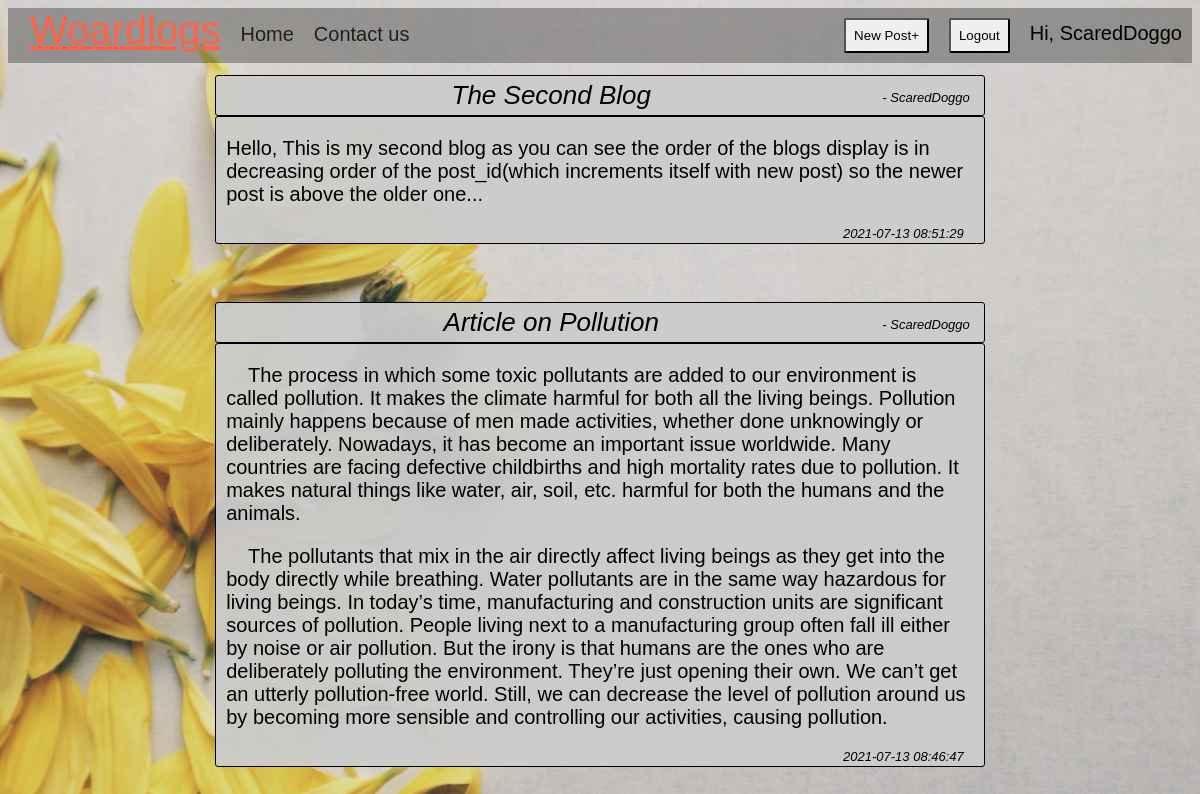
Screenshot of /index.php (signed in) with the database file from the repository.
### tables this page shows
CREATE TABLE `post` (
  `post_id` int(11) NOT NULL,
  `post_title` varchar(255) NOT NULL,
  `post_content` text NOT NULL,
  `post_author` varchar(40) NOT NULL,
  `post_time` timestamp NOT NULL DEFAULT current_timestamp()
);

### content_post.php (the view, shortened to what this page needs)
		<?php
			$sql = "SELECT * FROM post ORDER BY post_id DESC";
			$result = mysqli_query($conn, $sql);
			$num = mysqli_num_rows($result);
			$loopnum=$num-1;
			if($num > 0){
				while($row = mysqli_fetch_assoc($result)){
					echo "<div class=\"container-for-post\"><div class=\"title-for-post\">
						". $row['post_title'] . "<div id=\"author\">- " .$row['post_author'] ."</div></div>".
						"<div class=\"content-for-post\">".	$row['post_content'] .
						"<div class=\"date-for-post\">" .$row['post_time'] . "</div></div>";
					if($loopnum){
					echo "<br><br>";
					$loopnum=$loopnum-1;
					}
					echo"</div>";
				}
			}
				else{
					echo"<center><h2 style=\"margin-top: 20%;\">No Posts available</h2></center>";
				}
?>

### index.php (style rules this page uses)
body { background-image: url(images/index-backgroung-image.jpeg); background-repeat: no-repeat; background-size: cover; background-attachment: fixed; }

### navbar.php (style rules this page uses)
body { font-family: Calibri, sans-serif; font-size: 20px; }

### content_post.php (style rules this page uses)
.container-for-post { width: 65%; border-width: 1px; margin: auto; padding-top: 1%; }
.title-for-post { border: 1px solid; border-radius: 3px; background-color: rgba(204, 204, 204, 0.95); text-align: center; padding: 4px; font-size: 130%; font-family: Verdana, Geneva, Tahoma, sans-serif; font-style: italic; }
#author { float: right; padding-right: 10px; font-size: 50%; margin-top:10px; }
.content-for-post { border: 1px solid; border-radius: 3px; background-color: rgba(204, 204, 204, 0.95); padding: 0px 10px; }
.date-for-post { text-align: right; padding-right: 10px; padding-bottom: 2px; font-size: 65%; font-style: italic; }

### rows the page displays
post: post_title "The Second Blog", post_author "ScaredDoggo", post_content "Hello, This is my second blog as you can see the order of the blogs display is in decreasing order of the post_id(which increments itself with new post) so the newer post is above the older one...", post_time "2021-07-13 08:51:29"
post: post_title "Article on Pollution", post_author "ScaredDoggo", post_content "The process in which some toxic pollutants are added to our environment is called pollution. It makes the climate harmful for both all the living beings. Pollution mainly happens because of men made activities, whether done unknowingly or deliberately. Nowadays, it has become an important issue worldwide. Many countries are facing defective childbirths and high mortality rates due to pollution. It makes natural things like water, air, soil, etc. harmful for both the humans and the animals. The pollutants that mix in the air directly affect living beings as they get into the body directly while breathing. Water pollutants are in the same way hazardous for living beings. In today’s time,…", post_time "2021-07-13 08:46:47"

### other values shown
$_SESSION['username'] "ScaredDoggo"
